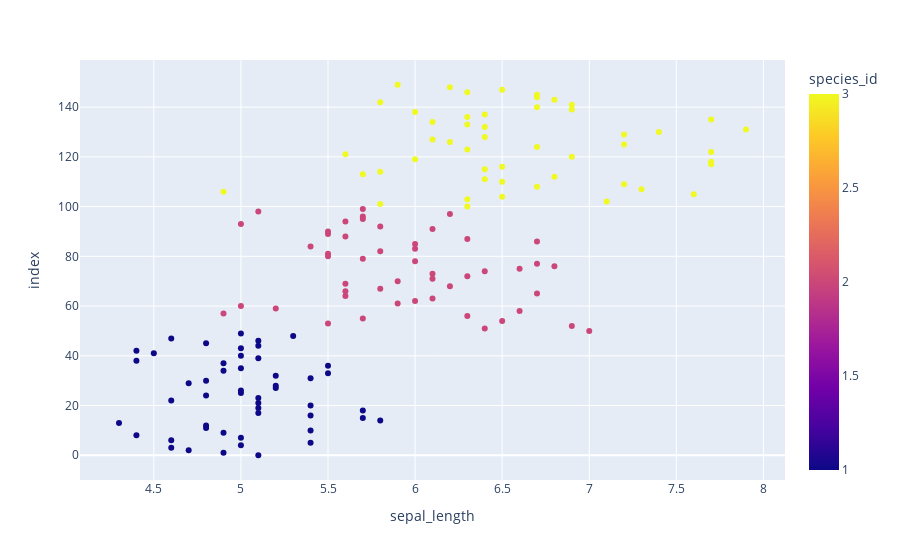

This figure's notebook cell:
### Code cell
px.scatter(iris, x = 'sepal_length', color = 'species_id')

### Figure 1 — Plotly figure (JSON) as saved in the notebook; plotly's stock layout.template omitted (floating-point values rounded to 4 significant figures; data arrays with more than 128 entries replaced by an {"elided": "..."} marker saying what was removed)
{"data": [{"hovertemplate": "sepal_length=%{x}<br>index=%{y}<br>species_id=%{marker.color}<extra></extra>", "legendgroup": "", "marker": {"color": {"elided": "150 int values"}, "coloraxis": "coloraxis", "symbol": "circle"}, "mode": "markers", "name": "", "orientation": "h", "showlegend": false, "type": "scatter", "x": {"elided": "150 float values"}, "xaxis": "x", "y": {"elided": "150 int values"}, "yaxis": "y"}], "layout": {"coloraxis": {"colorbar": {"title": {"text": "species_id"}}, "colorscale": [[0, "#0d0887"], [0.1111, "#46039f"], [0.2222, "#7201a8"], [0.3333, "#9c179e"], [0.4444, "#bd3786"], [0.5556, "#d8576b"], [0.6667, "#ed7953"], [0.7778, "#fb9f3a"], [0.8889, "#fdca26"], [1, "#f0f921"]]}, "legend": {"tracegroupgap": 0}, "margin": {"t": 60}, "xaxis": {"anchor": "y", "domain": [0, 1], "title": {"text": "sepal_length"}}, "yaxis": {"anchor": "x", "domain": [0, 1], "title": {"text": "index"}}}}
